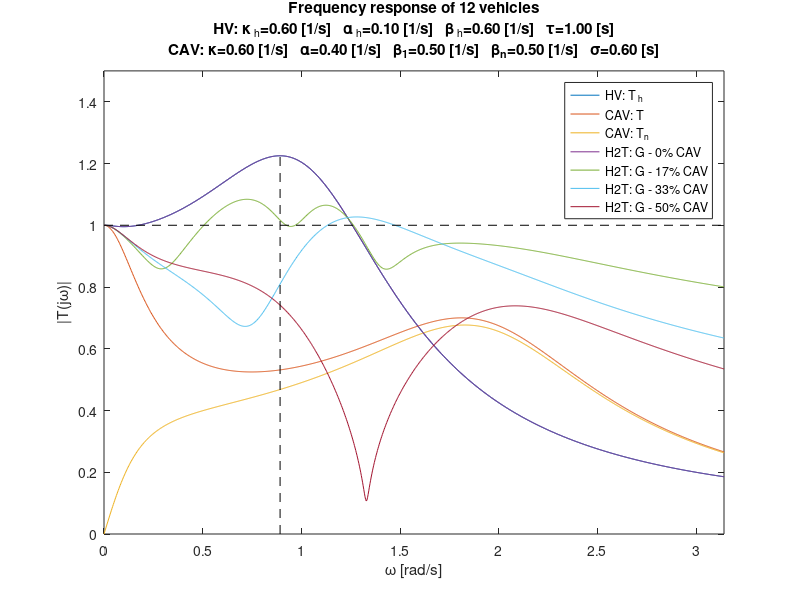

This chart was generated by the following MATLAB code:
%% Create frequency response plots for CCC with time delay
clear; %close all; clc;

%% Calculate frequency response
% number of vehicles
N=12;               % total
% penetration of automation
p=[0,2,4,6].'/N;	% CAV
% plotting frequency response only for selected penetrations 
psel=p;

% parameters
% HV
kappah=0.6;
alphah=0.1;
betah=0.6;
tau=1.0;
% CAV
kappa=0.6;
alpha=0.4;
sigma=0.6;
beta1=0.5;
betan=0.5;  % 0.0, 0.1, 0.2, 0.3, 0.4, 0.5

% range of frequencies
ommin=0;
ommax=pi;
dom=(ommax-ommin)/1000;
om=ommin:dom:ommax;

% range of magnitude on frequency response plot
Mmin=0;
Mmax=1.5;
% Mmaxmin=0.7;
% Mmaxmax=1.3;

% link transfer function
% HV
Th=(1i*betah*om+alphah*kappah)./...
  (-om.^2.*exp(1i*om*tau)+1i*(alphah+betah).*om+alphah*kappah);
% CAV
D=-om.^2.*exp(1i*om*sigma)+1i*(alpha+beta1+betan).*om+alpha*kappa;
T=(1i*beta1.*om+alpha*kappa)./D;
Tn=1i*betan.*om./D;

% normalized head-to-tail transfer function
G=(T.*Th.^(1./p-1)+Tn).^p;
G(p==0,:)=Th;
% G(p==1,:)=T;

% get corresponding frequency response
Mh=abs(Th);
M=abs(T);
Mn=abs(Tn);
MG=abs(G);

% maximum of frequency response
% MGmax=max(MG,[],2);
[~,idx]=max(Mh,[],2);
MGmax=MG(:,idx);

%% Plot frequency response
figure(1); clf; hold on; box on;
plot(om,Mh,om,M,om,Mn,om,MG(ismember(p,psel),:));
plot([ommin,ommax],[1,1],'k--');
plot([om(idx),om(idx)],[0,Mh(idx)],'k--');
xlabel('\omega [rad/s]');
ylabel('|T(j\omega)|');
axis([ommin,ommax,Mmin,Mmax]);
title(['Frequency response of ',num2str(N),' vehicles',10,...
       'HV: \kappa_{\rm h}=',num2str(kappah,'%3.2f'),' [1/s]   ',...
       '\alpha_{\rm h}=',num2str(alphah,'%3.2f'),' [1/s]   ',...
       '\beta_{\rm h}=',num2str(betah,'%3.2f'),' [1/s]   ',...
       '\tau=',num2str(tau,'%3.2f'),' [s]',10,...
       'CAV: \kappa=',num2str(kappa,'%3.2f'),' [1/s]   ',...
       '\alpha=',num2str(alpha,'%3.2f'),' [1/s]   ',...
       '\beta_1=',num2str(beta1,'%3.2f'),' [1/s]   ',...
       '\beta_n=',num2str(betan,'%3.2f'),' [1/s]   ',...
       '\sigma=',num2str(sigma,'%3.2f'),' [s]']);
legend(horzcat({'HV: T_{\rm h}','CAV: T','CAV: T_n'},...
    cellstr(num2str(psel*100', 'H2T: G - %.0f%% CAV')).'));

% % plot maximum of frequency response vs CAV penetration
% figure(2); clf; hold on; box on;
% plot(p*100,MGmax);
% plot([0,100],[1,1],'k--');
% xlabel('CAV penetration [%]');
% ylabel('|G(j\omega*)|');
% axis([0,100,Mmaxmin,Mmaxmax]);
% pbaspect([1,1/3,1]);
% title(['Magnification at \omega*=',num2str(om(idx)),' [rad/s]']);